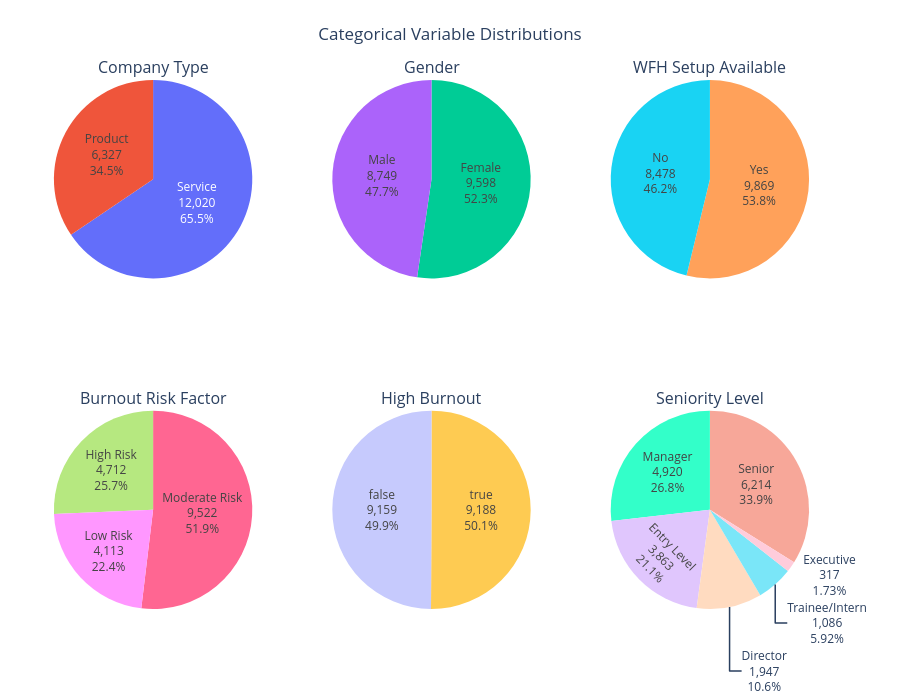

Notebook code cell kept with this figure:
### Code cell
from plotly.subplots import make_subplots
import plotly.graph_objects as go

datasets = [
     (company_type_counts, "Company Type", "Company Type"),
    (gender_counts, "Gender", "Gender"),
    (wfh_counts, "WFH Setup Available", "WFH Setup Available"),
    (burnout_risk_factor_counts, "Burnout Risk Factor", "Burnout Risk Factor"),
    (high_burnout_counts, "High Burnout", "High Burnout"),
    (seniority_level_counts, "Seniority Level", "Seniority Level")
]

fig = make_subplots(
    rows=2, cols=3,
    subplot_titles=[d[2] for d in datasets],
    specs=[[{"type": "pie"}] * 3] * 2
)

positions = [(1, 1), (1, 2), (1, 3), (2, 1), (2, 2), (2, 3)]

for (df, col, title), (row, col_pos) in zip(datasets, positions):
    fig.add_trace(
        go.Pie(
            labels=df[col],
            values=df["Count"],
            textinfo="label+percent",
            customdata=df["Count"],
            hovertemplate="<b>%{label}</b><br>Count: %{customdata:,}<br>Percent: %{percent}<extra></extra>",
            texttemplate="%{label}<br>%{customdata:,}<br>%{percent}",
            showlegend=False
        ),
        row=row, col=col_pos
    )

fig.update_layout(
    height=700,
    title_text="Categorical Variable Distributions",
    title_x=0.5,
    margin=dict(t=80, b=40, l=40, r=40)
)

fig.show()

### Figure 1 — Plotly figure (JSON) as saved in the notebook; plotly's stock layout.template omitted (floating-point values rounded to 4 significant figures)
{"data": [{"customdata": [12020, 6327], "domain": {"x": [0, 0.2889], "y": [0.625, 1]}, "hovertemplate": "<b>%{label}</b><br>Count: %{customdata:,}<br>Percent: %{percent}<extra></extra>", "labels": ["Service", "Product"], "showlegend": false, "textinfo": "label+percent", "texttemplate": "%{label}<br>%{customdata:,}<br>%{percent}", "type": "pie", "values": [12020, 6327]}, {"customdata": [9598, 8749], "domain": {"x": [0.3556, 0.6444], "y": [0.625, 1]}, "hovertemplate": "<b>%{label}</b><br>Count: %{customdata:,}<br>Percent: %{percent}<extra></extra>", "labels": ["Female", "Male"], "showlegend": false, "textinfo": "label+percent", "texttemplate": "%{label}<br>%{customdata:,}<br>%{percent}", "type": "pie", "values": [9598, 8749]}, {"customdata": [9869, 8478], "domain": {"x": [0.7111, 1], "y": [0.625, 1]}, "hovertemplate": "<b>%{label}</b><br>Count: %{customdata:,}<br>Percent: %{percent}<extra></extra>", "labels": ["Yes", "No"], "showlegend": false, "textinfo": "label+percent", "texttemplate": "%{label}<br>%{customdata:,}<br>%{percent}", "type": "pie", "values": [9869, 8478]}, {"customdata": [9522, 4712, 4113], "domain": {"x": [0, 0.2889], "y": [0, 0.375]}, "hovertemplate": "<b>%{label}</b><br>Count: %{customdata:,}<br>Percent: %{percent}<extra></extra>", "labels": ["Moderate Risk", "High Risk", "Low Risk"], "showlegend": false, "textinfo": "label+percent", "texttemplate": "%{label}<br>%{customdata:,}<br>%{percent}", "type": "pie", "values": [9522, 4712, 4113]}, {"customdata": [9188, 9159], "domain": {"x": [0.3556, 0.6444], "y": [0, 0.375]}, "hovertemplate": "<b>%{label}</b><br>Count: %{customdata:,}<br>Percent: %{percent}<extra></extra>", "labels": [true, false], "showlegend": false, "textinfo": "label+percent", "texttemplate": "%{label}<br>%{customdata:,}<br>%{percent}", "type": "pie", "values": [9188, 9159]}, {"customdata": [6214, 4920, 3863, 1947, 1086, 317], "domain": {"x": [0.7111, 1], "y": [0, 0.375]}, "hovertemplate": "<b>%{label}</b><br>Count: %{customdata:,}<br>Percent: %{percent}<extra></extra>", "labels": ["Senior", "Manager", "Entry Level", "Director", "Trainee/Intern", "Executive"], "showlegend": false, "textinfo": "label+percent", "texttemplate": "%{label}<br>%{customdata:,}<br>%{percent}", "type": "pie", "values": [6214, 4920, 3863, 1947, 1086, 317]}], "layout": {"annotations": [{"font": {"size": 16}, "showarrow": false, "text": "Company Type", "x": 0.1444, "xanchor": "center", "xref": "paper", "y": 1, "yanchor": "bottom", "yref": "paper"}, {"font": {"size": 16}, "showarrow": false, "text": "Gender", "x": 0.5, "xanchor": "center", "xref": "paper", "y": 1, "yanchor": "bottom", "yref": "paper"}, {"font": {"size": 16}, "showarrow": false, "text": "WFH Setup Available", "x": 0.8556, "xanchor": "center", "xref": "paper", "y": 1, "yanchor": "bottom", "yref": "paper"}, {"font": {"size": 16}, "showarrow": false, "text": "Burnout Risk Factor", "x": 0.1444, "xanchor": "center", "xref": "paper", "y": 0.375, "yanchor": "bottom", "yref": "paper"}, {"font": {"size": 16}, "showarrow": false, "text": "High Burnout", "x": 0.5, "xanchor": "center", "xref": "paper", "y": 0.375, "yanchor": "bottom", "yref": "paper"}, {"font": {"size": 16}, "showarrow": false, "text": "Seniority Level", "x": 0.8556, "xanchor": "center", "xref": "paper", "y": 0.375, "yanchor": "bottom", "yref": "paper"}], "height": 700, "margin": {"b": 40, "l": 40, "r": 40, "t": 80}, "title": {"text": "Categorical Variable Distributions", "x": 0.5}}}
